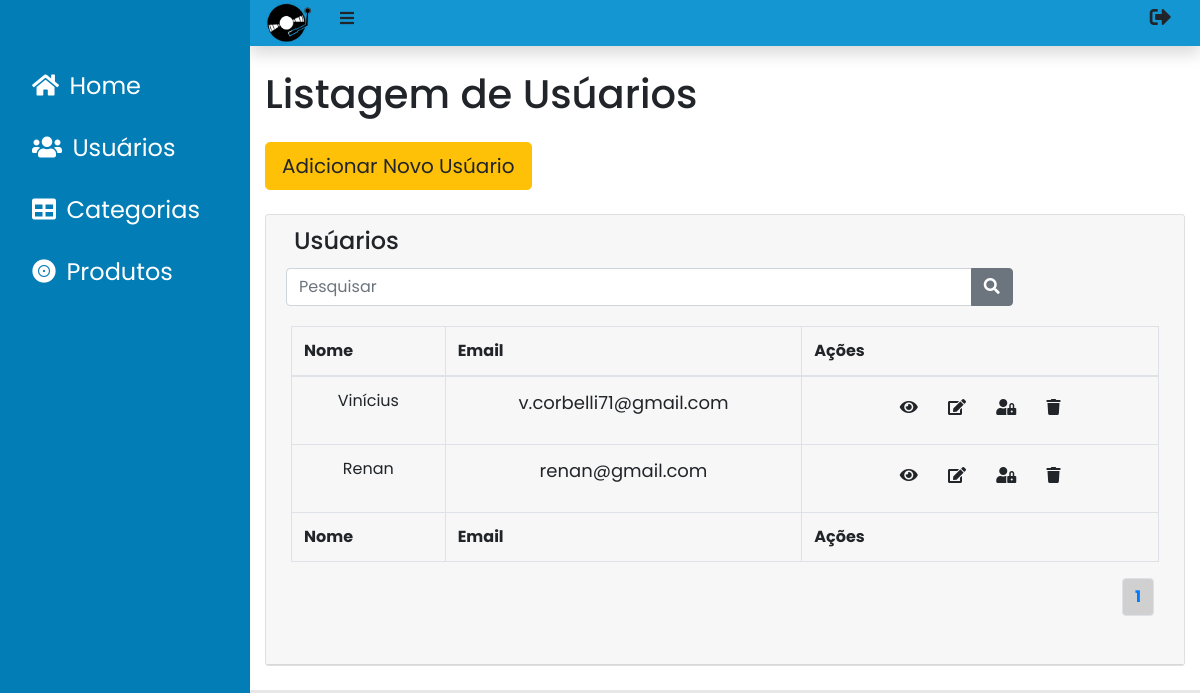
Page /admin/usuarios (signed in) on the committed database.
### tables this page shows
CREATE TABLE `users` (
  `id` int(11) NOT NULL,
  `name` varchar(50) NOT NULL,
  `email` varchar(255) NOT NULL,
  `password` varchar(255) NOT NULL
);

### core/helpers.php (called while the page is built, shortened)
<?php
function view($name, $data = [])
{
    extract($data);
    return require "app/views/{$name}.view.php";
}

### app/controllers/UserController.php (called while the page is built, shortened)
<?php
class UserController extends LoginController
{
    public function index()
    {
        $users = App::get('database')->selectAllUsers();
        if (isset($_GET['Pesquisa']) && !empty($_GET['Pesquisa'])) {
            $pesquisa = $_GET['Pesquisa'];
            $users = App::get('database')->pesquisaName('users', $pesquisa);
        } else {
            $users = App::get('database')->selectAllUsers();
        }
        $totalDeRegistros = 9;
        $quantidade = count($users);
        $totalLinks = ceil($quantidade / $totalDeRegistros);
        $pagina = (isset($_GET['pagina'])) ? $_GET['pagina'] : 1;
        return view('admin/usuario', [
            'users' => $users,
            'pagina' => $pagina,
            'totalDeLinks' => $totalLinks
        ]);
    }
}

### core/Router.php (called while the page is built, shortened)
<?php
class Router
{
    public $routes = [
        'GET' => [],
        'POST' => []
    ];
    public function get($uri,  $controller)
    {
        $this->routes['GET'][$uri] = $controller;
    }
    public function post($uri,  $controller)
    {
        $this->routes['POST'][$uri] = $controller;
    }
    public function direct($uri, $requestType)
    {
        if (array_key_exists($uri, $this->routes[$requestType])) {
            return $this->callAction(
                ...explode('@', $this->routes[$requestType][$uri])
            );
        }
    }
    protected function callAction($controller, $action)
    {
        $controller = new $controller;
        return $controller->$action();
    }
}

### index.php (called while the page is built, shortened)
<?php
Router::load('app/routes.php')
    ->direct(Request::uri(), Request::method());

### core/App.php (called while the page is built, shortened)
<?php
class App
{
    protected static $registry = [];
    public static function bind($key, $value)
    {
        static::$registry[$key] = $value;
    }
    public static function get($key)
    {
        return static::$registry[$key];
    }
}

### core/database/QueryBuilder.php (called while the page is built, shortened)
<?php
class QueryBuilder
{
    protected $pdo;
    public function __construct($pdo)
    {
        $this->pdo = $pdo;
    }
    public function selectAllUsers()
    {
        try {
            $statement = $this->pdo->prepare("select id,name,email from users");
            $statement->execute();
            return $statement->fetchAll(PDO::FETCH_CLASS);
        } catch (Exception $e) {
            $e->getMessage();
        }
    }
}

### app/views/admin/usuario.view.php (the view, shortened to what this page needs)
<?php require('app/views/partials/head.admin.php') ?>
<div id="main" class="container-fluid">
  <main>
    <h1 class="mt-4 mx-auto non-space">Listagem de Usúarios</h1>
    <button class="mt-4 mb-4 btn btn-warning btn-lg non-space" data-toggle="modal" data-target="#new">Adicionar Novo Usúario</button>
    <div class="card mb-4 w-auto">
      <div class="card-header">
        <div class="row mb-1">
          <div class="col-sm-12">
            <h4 class="ml-2 non-space">Usúarios</h4>
          </div>
        </div>
        <div id="second-line" class="row">
          <div class="col-sm-10">
            <div class="mr-auto barra-pesquisa">
              <form action="/admin/usuarios" method="GET" class="form-group form-navbar">
                <div class="input-group">
                  <input type="text" name="Pesquisa" class="form-control" placeholder="Pesquisar">
                  <div class="input-group-append">
                    <button type="submit" class="btn btn-secondary"><i class="fa fa-search"></i></button>
                  </div>
                </div>
              </form>
            </div>
          </div>
          <div class="card-body non-space">
            <div class="table-responsive">
              <table class="table table-bordered w-100" id="dataTable" cellspacing="0">
                <thead>
                  <tr>
                    <th>Nome</th>
                    <th>Email</th>
                    <th>Ações</th>
                  </tr>
                </thead>
                <tfoot>
                  <tr>
                    <th>Nome</th>
                    <th>Email</th>
                    <th>Ações</th>
                  </tr>
                </tfoot>
                <tbody>
                  <?php
                  $usuariosQNT = 0;
                  foreach ($users as $user) :
                    if ($usuariosQNT < $pagina * 9 &&   $usuariosQNT >= ($pagina - 1) * 9) :
                  ?>
                      <tr>
                        <td>
                          <p><?= $user->name ?></p>
                        </td>
                        <td>
                          <p class="email-php non-space"><?= $user->email ?></p>
                        </td>
                        <td>
                          <button type="button" class="btn" data-toggle="modal" data-target="#view-user-<?= $user->id ?>"><i class="fas fa-eye"></i></button>
                          <button type="button" class="btn" data-toggle="modal" data-target="#edit-<?= $user->id ?>"><i class="fas fa-edit"></i></button>
                          <button type="button" class="btn" data-toggle="modal" data-target="#edit-password-<?= $user->id ?>"><i class="fas fa-user-lock"></i></button>
                          <button type="button" class="btn" data-toggle="modal" data-target="#delete-<?= $user->id ?>"><i class="fas fa-trash"></i></button>
                        </td>
                      </tr>
                    <?php endif;
                    $usuariosQNT++; ?>
                  <?php endforeach; ?>
                </tbody>
              </table>
              <nav class="nav justify-content-end">
                <ul class="pagination">
                  <?php for ($i = 0; $i < $totalDeLinks; $i++) { ?>
                    <li class="page-item produtos-paginas-clicado"><a class="page-link produtos-paginas-clicado" href="/admin/usuarios?pagina=<?= $i + 1 ?>"><?= $i + 1 ?></a></li>
                  <?php } ?>
                </ul>
              </nav>
            </div>
          </div>
        </div>
  </main>
</div>
</div>
<?php require('app/views/partials/footer.admin.php') ?>

### public/css/styles.css (style rules this page uses)
:root { --white-color: #ffffff; --black-color: #000000; --first-blue-color: #1496d2; --first-grey-color: #747474; --second-blue-color: #027db6; --second-grey-color: #e7e7e7; --red-color: #ff0000; --yellow-color: #ffff00; --cyan-color: #00ffff; }
body { background-color: var(--white-color); font-family: 'Poppins', sans-serif; margin: 0; padding: 0; }
#main { margin-left: 250px; }
.email-php { font-size: 18px; text-overflow: ellipsis!important; white-space: nowrap; }
.non-space { text-overflow: ellipsis!important; white-space: nowrap; }
.card { overflow: hidden; }
tbody button { display: inline-block!important; }
td { max-width: 200px; text-align: center; }
@media screen { #main { overflow: hidden; } }
.btn { display: block; }
html { background-color: #e7e7e7; font-family: 'Poppins', sans-serif; }
.form-navbar { margin-bottom: 0.5rem; margin-top: 1rem; }
.form-group { color: #1496d2; font-size: 18px; text-align: center; margin: auto; }
.produtos-paginas-clicado a { background-color: #d1d0d0!important; margin-right: 5px; margin-left: 5px; font-weight: bold; }

### rows in the picture
users: name "Vinícius", email "v.corbelli71@gmail.com"
users: name "Renan", email "renan@gmail.com"
